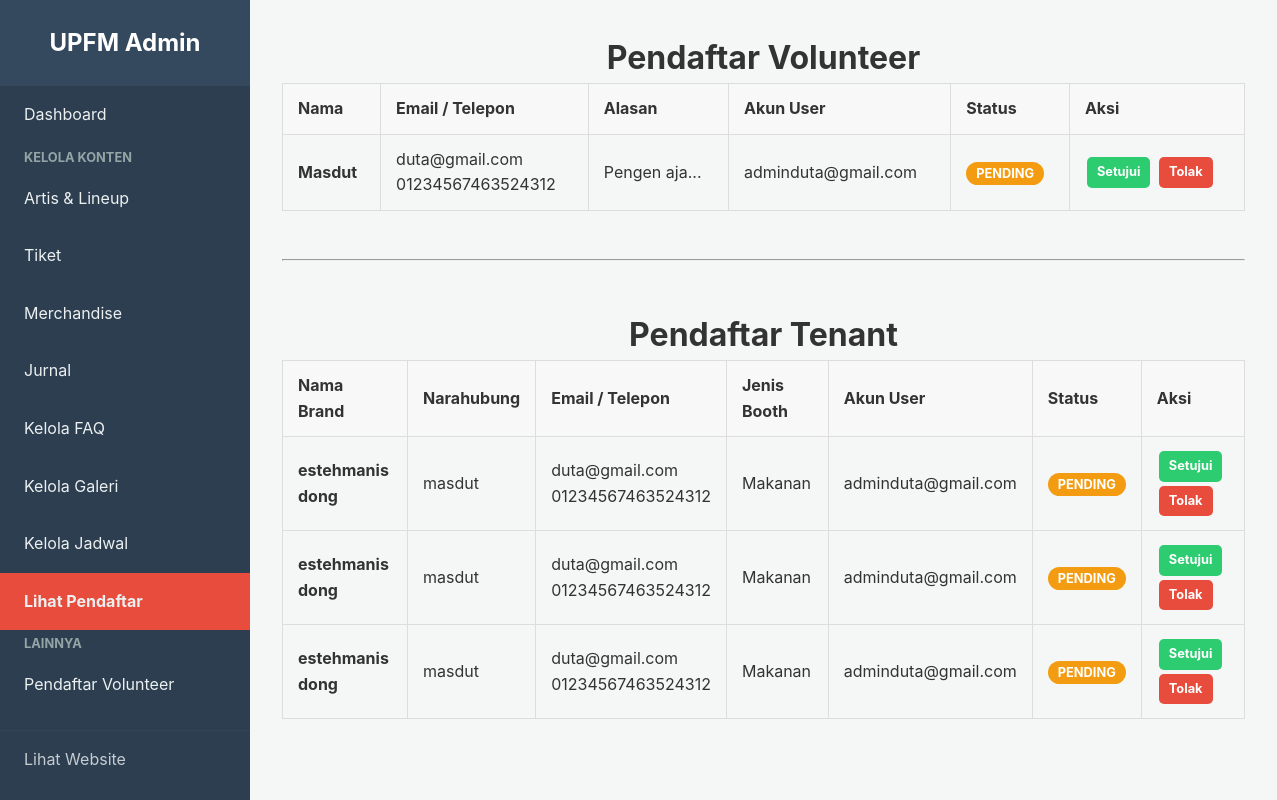
Screenshot of /admin/lihat_pendaftar.php (signed in) with the database file from the repository.
### tables this page shows
CREATE TABLE `volunteers` (
  `id` int(11) NOT NULL,
  `full_name` varchar(255) NOT NULL,
  `email` varchar(255) NOT NULL,
  `phone_number` varchar(20) NOT NULL,
  `reason_to_join` text NOT NULL,
  `submission_date` timestamp NOT NULL DEFAULT current_timestamp(),
  `user_id` int(11) DEFAULT NULL COMMENT 'ID User jika pendaftar punya akun',
  `status` enum('pending','approved','rejected') NOT NULL DEFAULT 'pending'
);

CREATE TABLE `users` (
  `id` int(11) NOT NULL,
  `full_name` varchar(255) NOT NULL,
  `email` varchar(255) NOT NULL,
  `password` varchar(255) NOT NULL COMMENT 'HARUS disimpan dalam bentuk HASH',
  `role` enum('admin','petugas','pengunjung') NOT NULL DEFAULT 'pengunjung',
  `created_at` timestamp NOT NULL DEFAULT current_timestamp()
);

CREATE TABLE `tenants` (
  `id` int(11) NOT NULL,
  `brand_name` varchar(255) NOT NULL,
  `contact_person` varchar(255) NOT NULL,
  `email` varchar(255) NOT NULL,
  `phone_number` varchar(20) NOT NULL,
  `booth_type` varchar(100) NOT NULL COMMENT 'Contoh: F&B, Merchandise, Community',
  `submission_date` timestamp NOT NULL DEFAULT current_timestamp(),
  `user_id` int(11) DEFAULT NULL COMMENT 'ID User jika pendaftar punya akun',
  `status` enum('pending','approved','rejected') NOT NULL DEFAULT 'pending'
);

### admin/lihat_pendaftar.php (the view, shortened to what this page needs)
<?php
require_once '../includes/db.php';
$sql_volunteers = "SELECT v.*, u.email AS user_email
                   FROM volunteers v
                   LEFT JOIN users u ON v.user_id = u.id
                   ORDER BY v.submission_date DESC";
$volunteers = $conn->query($sql_volunteers)->fetch_all(MYSQLI_ASSOC);
$sql_tenants = "SELECT t.*, u.email AS user_email
                FROM tenants t
                LEFT JOIN users u ON t.user_id = u.id
                ORDER BY t.submission_date DESC";
$tenants = $conn->query($sql_tenants)->fetch_all(MYSQLI_ASSOC);
?>
<!DOCTYPE html>
<html lang="id">
<head>
    <link rel="stylesheet" href="../assets/css/style.css">
    <link rel="stylesheet" href="../assets/css/admin_styles.css">
</head>
<body>
<div class="admin-wrapper">
    <?php require_once '../includes/admin_sidebar.php'; ?>
    <div class="admin-main-content">
        <h1 class="page-main-title">Pendaftar Volunteer</h1>
        <table class="admin-table">
            <thead>
                <tr>
                    <th>Nama</th>
                    <th>Email / Telepon</th>
                    <th>Alasan</th>
                    <th>Akun User</th>
                    <th>Status</th> <th>Aksi</th> </tr>
            </thead>
            <tbody>
                <?php foreach ($volunteers as $v): ?>
                    <tr>
                        <td><strong><?php echo htmlspecialchars($v['full_name']); ?></strong></td>
                        <td><?php echo htmlspecialchars($v['email']); ?><br><?php echo htmlspecialchars($v['phone_number']); ?></td>
                        <td><?php echo htmlspecialchars(substr($v['reason_to_join'], 0, 100)); ?>...</td>
                        <td><?php echo htmlspecialchars($v['user_email'] ?? 'N/A'); ?></td>
                        <td>
                            <span class="status-badge status-<?php echo $v['status']; ?>">
                                <?php echo ucfirst($v['status']); ?>
                            </span>
                        </td>
                        <td class="table-actions">
                            <?php if ($v['status'] == 'pending'): ?>
                                <a href="lihat_pendaftar.php?action=approve&type=volunteer&id=<?php echo $v['id']; ?>" class="btn-approve">Setujui</a>
                                <a href="lihat_pendaftar.php?action=reject&type=volunteer&id=<?php echo $v['id']; ?>" class="btn-reject">Tolak</a>
                            <?php else: ?>
                                -
                            <?php endif; ?>
                        </td>
                    </tr>
                <?php endforeach; ?>
            </tbody>
        </table>
        <hr style="margin: 3rem 0;">
        <h1 class="page-main-title">Pendaftar Tenant</h1>
        <table class="admin-table">
            <thead>
                <tr>
                    <th>Nama Brand</th>
                    <th>Narahubung</th>
                    <th>Email / Telepon</th>
                    <th>Jenis Booth</th>
                    <th>Akun User</th>
                    <th>Status</th> <th>Aksi</th> </tr>
            </thead>
            <tbody>
                <?php foreach ($tenants as $t): ?>
                    <tr>
                        <td><strong><?php echo htmlspecialchars($t['brand_name']); ?></strong></td>
                        <td><?php echo htmlspecialchars($t['contact_person']); ?></td>
                        <td><?php echo htmlspecialchars($t['email']); ?><br><?php echo htmlspecialchars($t['phone_number']); ?></td>
                        <td><?php echo htmlspecialchars($t['booth_type']); ?></td>
                        <td><?php echo htmlspecialchars($t['user_email'] ?? 'N/A'); ?></td>
                        <td>
                            <span class="status-badge status-<?php echo $t['status']; ?>">
                                <?php echo ucfirst($t['status']); ?>
                            </span>
                        </td>
                        <td class="table-actions">
                            <?php if ($t['status'] == 'pending'): ?>
                                <a href="lihat_pendaftar.php?action=approve&type=tenant&id=<?php echo $t['id']; ?>" class="btn-approve">Setujui</a>
                                <a href="lihat_pendaftar.php?action=reject&type=tenant&id=<?php echo $t['id']; ?>" class="btn-reject">Tolak</a>
                            <?php else: ?>
                                -
                            <?php endif; ?>
                        </td>
                    </tr>
                <?php endforeach; ?>
            </tbody>
        </table>
    </div>
</div>
</body>
</html>

### assets/css/style.css (style rules this page uses)
:root { --primary-color: #ff6347; --dark-color: #333; --light-gray: #f8f8f8; --placeholder-gray: #e9e9e9; --text-color: #555; }
body { font-family: -apple-system, BlinkMacSystemFont, "Segoe UI", Roboto, Helvetica, Arial, sans-serif; margin: 0; background: #fff; color: var(--dark-color); line-height: 1.6; }
h1, h2, h3 { font-weight: bold; }
a { color: var(--primary-color); text-decoration: none; }
.page-main-title { text-align: center; font-size: 2rem; margin-bottom: 0.5rem; }

### assets/css/admin_styles.css (style rules this page uses)
:root { --admin-bg: #f4f7f6; --sidebar-bg: #2c3e50; --sidebar-text: #ecf0f1; --sidebar-hover: #34495e; --sidebar-active: #e74c3c; --card-bg: #ffffff; --dark-color: #333; }
body { font-family: -apple-system, BlinkMacSystemFont, "Segoe UI", Roboto, Helvetica, Arial, sans-serif; margin: 0; background-color: var(--admin-bg); color: var(--dark-color); }
a { text-decoration: none; }
.admin-wrapper { display: flex; min-height: 100vh; }
.admin-main-content { flex-grow: 1; margin-left: 250px; padding: 2rem; }
.page-main-title { margin: 0; }
.admin-table { width: 100%; border-collapse: collapse; margin-bottom: 2rem; }
.admin-table th, .admin-table td { padding: 12px 15px; border: 1px solid #ddd; text-align: left; vertical-align: middle; }
.admin-table th { background-color: var(--light-gray); }
.table-actions a { text-decoration: none; font-weight: bold; padding: 5px 10px; border-radius: 5px; margin-right: 5px; }
.status-badge { padding: 4px 10px; border-radius: 15px; font-size: 0.8rem; font-weight: bold; text-transform: uppercase; }
.status-pending { background-color: #f39c12; color: white; }
.table-actions .btn-approve, .table-actions .btn-reject { padding: 5px 10px; border-radius: 5px; color: white; text-decoration: none; font-weight: bold; font-size: 0.8rem; margin: 2px; display: inline-block; }
.btn-approve { background-color: #2ecc71; }
.btn-reject { background-color: #e74c3c; }

### rows the page displays
volunteers: full_name "Masdut", email "duta@gmail.com", phone_number "01234567463524312", reason_to_join "Pengen aja", user.email "adminduta@gmail.com", status "PENDING"
tenants: brand_name "estehmanis dong", contact_person "masdut", email "duta@gmail.com", phone_number "01234567463524312", booth_type "Makanan", user.email "adminduta@gmail.com", status "PENDING"
tenants: brand_name "estehmanis dong", contact_person "masdut", email "duta@gmail.com", phone_number "01234567463524312", booth_type "Makanan", user.email "adminduta@gmail.com", status "PENDING"
tenants: brand_name "estehmanis dong", contact_person "masdut", email "duta@gmail.com", phone_number "01234567463524312", booth_type "Makanan", user.email "adminduta@gmail.com", status "PENDING"
